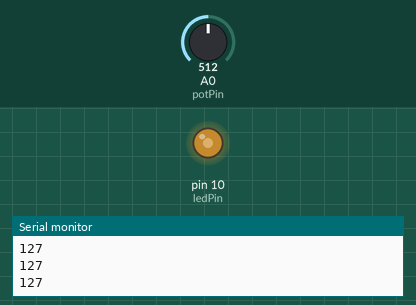
Simulated run of this sketch. Board: Arduino Uno, built with avr-gcc and run on an emulated ATmega328P. Shown: output pins drawn as LEDs (lit = HIGH), the last lines printed to the serial monitor. The inputs (shaded band) are chosen by the test bench; at power-on: A0 (potPin) = 512.

Above: at 1.3 s.
1.4 s: A0 (potPin) set to 716
At 2.4 s:
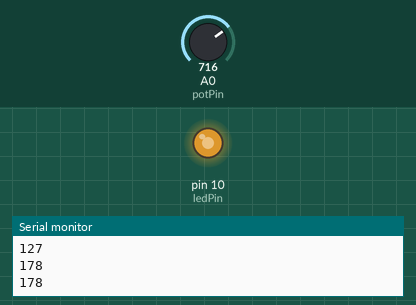
3.0 s: A0 (potPin) set to 900
At 3.6 s:
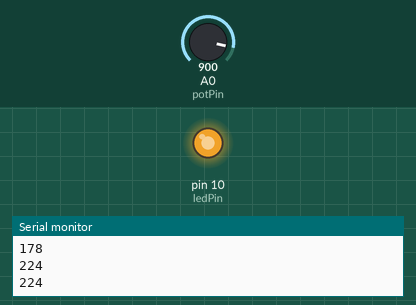
4.5 s: A0 (potPin) set to 122
At 4.8 s:
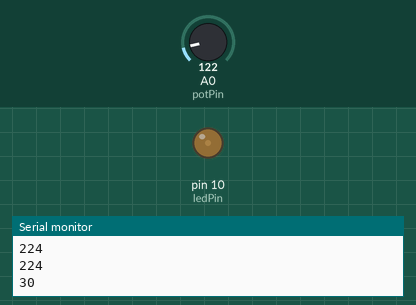
6.0 s: A0 (potPin) set to 0
At 7.1 s:
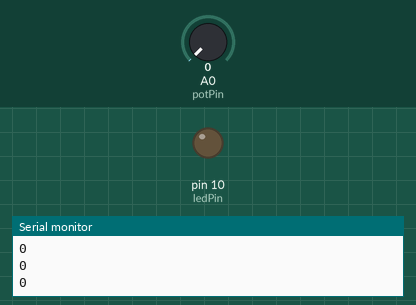
7.5 s: A0 (potPin) set to 511
At 8.3 s:
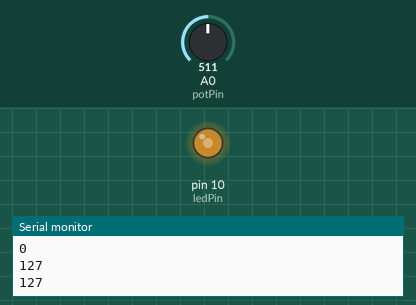
Timing chart, 0 to 10.0 s (numbered marks = the images above; inputs shaded):
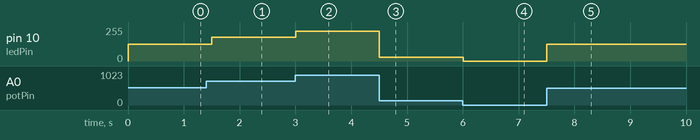

The sketch:

arduino_tutorial_14_dimmable_led_project.ino
```cpp
int potPin = A0;
int ledPin = 10;
int potVal;
int ledVal;
int waitTime(500);

void setup() {
  // put your setup code here, to run once:
  pinMode(potPin, INPUT);
  pinMode(ledPin, OUTPUT);
  Serial.begin(9600);
}

void loop() {
  // put your main code here, to run repeatedly:
  potVal = analogRead(potPin);
  ledVal = (255./1023.) * potVal;
  analogWrite(ledPin, ledVal);
  Serial.println(ledVal);
  delay(waitTime);
}
```

Measured:
- after the input at 1.4 s, pin 10 (ledPin): 127/255 → 178/255 after 0.10 s
- after the input at 3.0 s, pin 10 (ledPin): 178/255 → 224/255 at once
- after the input at 4.5 s, pin 10 (ledPin): 224/255 → 30/255 at once
- after the input at 6.0 s, pin 10 (ledPin): 30/255 → 0/255 at once
- after the input at 7.5 s, pin 10 (ledPin): 0/255 → 127/255 at once
